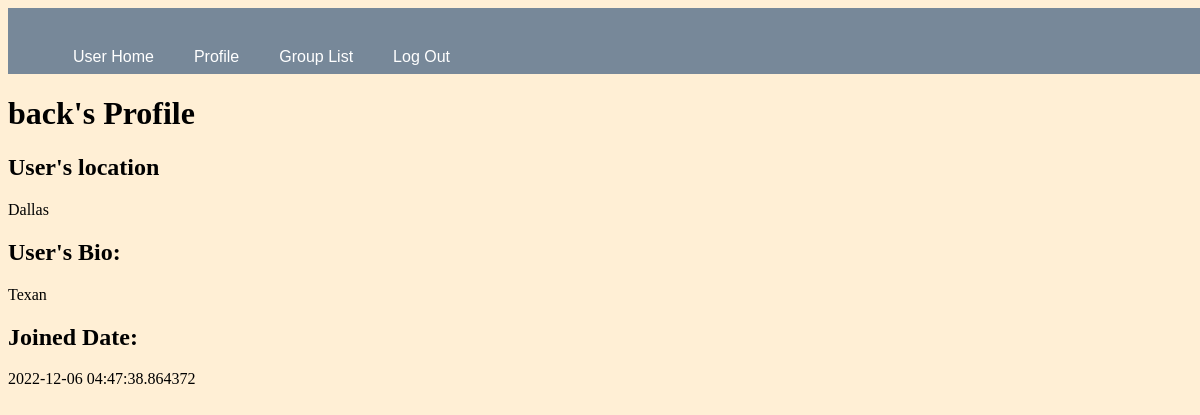
The app's page /user/juno/profile (signed in) with its own data.
### app.py (models this page shows, shortened)
class User(UserMixin, db.Model):
    __tablename__ = "user"
    id = db.Column(db.Integer, primary_key = True)
    username = db.Column(db.String(15), nullable= False, unique=True)
    email = db.Column(db.String(50), nullable= False, unique=True)
    password_hash = db.Column(db.String(80), nullable= False)
    joined_date = db.Column(db.DateTime, default= datetime.datetime.utcnow)
    location = db.Column(db.String(50), nullable= False)
    bio= db.Column(db.String(500), nullable=True)
    posts = db.relationship('Post', backref='author', lazy='dynamic')
    groups= db.relationship('Group', backref='creator', lazy='dynamic')
    events= db.relationship('Event',backref= 'host', lazy= 'dynamic')
    attending= db.relationship('Attendees',backref='participant', lazy='dynamic')

### app.py (the view)
@app.route("/user/")
@app.route("/user/<username>/profile", methods=['GET', 'POST'] )
@login_required
def profile(username):
    return render_template("profile.html", username=username)

### app.py (called while the page is built)
@login_manager.user_loader
def load_user(user_id):
    return User.query.get(int(user_id))

### templates/profile.html (shortened to what this page needs)
{% extends "layout.html" %}
{% block nav %}
    <nav id="nav">
        <ul>
            <li><a href="{{ url_for('user_home', username= current_user.username) }}">User Home</a></li>
            <li><a href="{{ url_for('profile', username= current_user.username) }}">Profile</a></li>
            <li><a href="{{ url_for('groups', username= current_user.username) }}">Group List</a></li>
            <li><a href="{{ url_for('logout') }}">Log Out</a></li>
        </ul>
    </nav>
{% endblock %}
{% block content %}
        {%  if current_user.is_authenticated %}
            <h1>{{current_user.username}}'s Profile</h1>
            <h2>User's location </h2>
            {{current_user.location}}
            <h2>User's Bio:</h2>
            {{current_user.bio}}
            <h2>Joined Date: </h2>
            {{current_user.joined_date}}
        {% else %}
            <p class="message">Provide the name after /user/ in the URL</p>
        {% endif %}
{% endblock %}

### static/site.css (style rules this page uses)
body { background: papayawhip; background-image: url('https://source.unsplash.com/1600x900/?landscape'); }
#nav { background-color: lightslategray; font-size: 1em; font-family: 'Trebuchet MS', 'Lucida Sans Unicode', 'Lucida Grande', 'Lucida Sans', Arial, sans-serif; color: white; padding: 8px 5px 8px 5px; }
#nav a { text-decoration: none; color: inherit; }
.menu nav { width: 100%; height: 50px; background-color: wheat; }
.menu ul li { list-style: none; display: inline-block; float: left; line-height: 50px; }
.menu ul li a { display: block; text-decoration: none; font-size: 16px; font-family: Arial, Helvetica, sans-serif; color: darkolivegreen; padding: 0 20px; }

### records on screen
User: username "back", location "Dallas", bio "Texan", joined_date "2022-12-06 04:47:38.864372"
